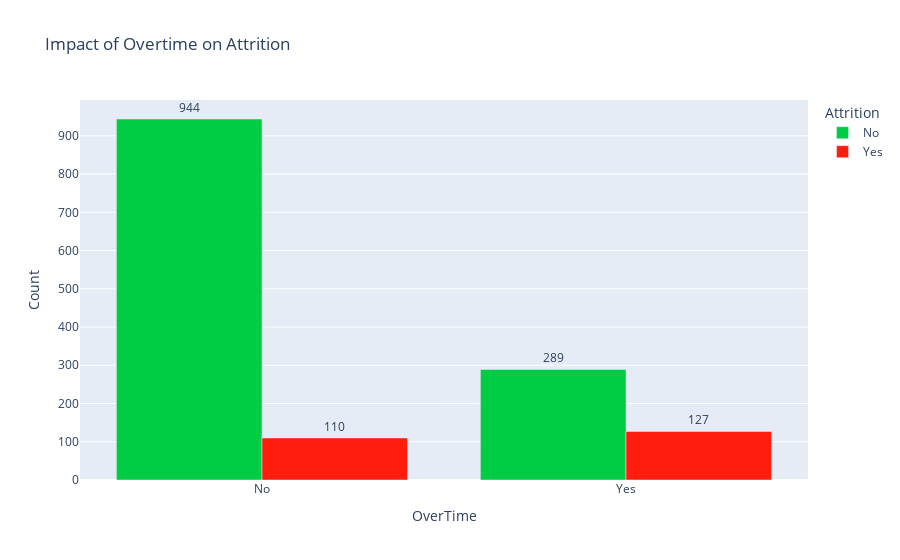

Here is the notebook cell this chart was saved with:
### Code cell
fig_overtime = px.bar(
    employee_df.groupby(['OverTime', 'Attrition']).size().reset_index(name='Count'),
    x='OverTime',
    y='Count',
    color='Attrition',
    title='Impact of Overtime on Attrition',
    text='Count',
    color_discrete_map={'Yes': colors['danger'], 'No': colors['success']},
    barmode='group'
)
fig_overtime.update_traces(texttemplate='%{text}', textposition='outside')
fig_overtime.show()

### Figure 1 — Plotly figure (JSON) as saved in the notebook; plotly's stock layout.template omitted (floating-point values rounded to 4 significant figures)
{"data": [{"alignmentgroup": "True", "hovertemplate": "Attrition=No<br>OverTime=%{x}<br>Count=%{text}<extra></extra>", "legendgroup": "No", "marker": {"color": "#00cc44", "pattern": {"shape": ""}}, "name": "No", "offsetgroup": "No", "orientation": "v", "showlegend": true, "text": [944, 289], "textposition": "outside", "texttemplate": "%{text}", "type": "bar", "x": ["No", "Yes"], "xaxis": "x", "y": [944, 289], "yaxis": "y"}, {"alignmentgroup": "True", "hovertemplate": "Attrition=Yes<br>OverTime=%{x}<br>Count=%{text}<extra></extra>", "legendgroup": "Yes", "marker": {"color": "#ff1e0e", "pattern": {"shape": ""}}, "name": "Yes", "offsetgroup": "Yes", "orientation": "v", "showlegend": true, "text": [110, 127], "textposition": "outside", "texttemplate": "%{text}", "type": "bar", "x": ["No", "Yes"], "xaxis": "x", "y": [110, 127], "yaxis": "y"}], "layout": {"barmode": "group", "legend": {"title": {"text": "Attrition"}, "tracegroupgap": 0}, "title": {"text": "Impact of Overtime on Attrition"}, "xaxis": {"anchor": "y", "domain": [0, 1], "title": {"text": "OverTime"}}, "yaxis": {"anchor": "x", "domain": [0, 1], "title": {"text": "Count"}}}}
